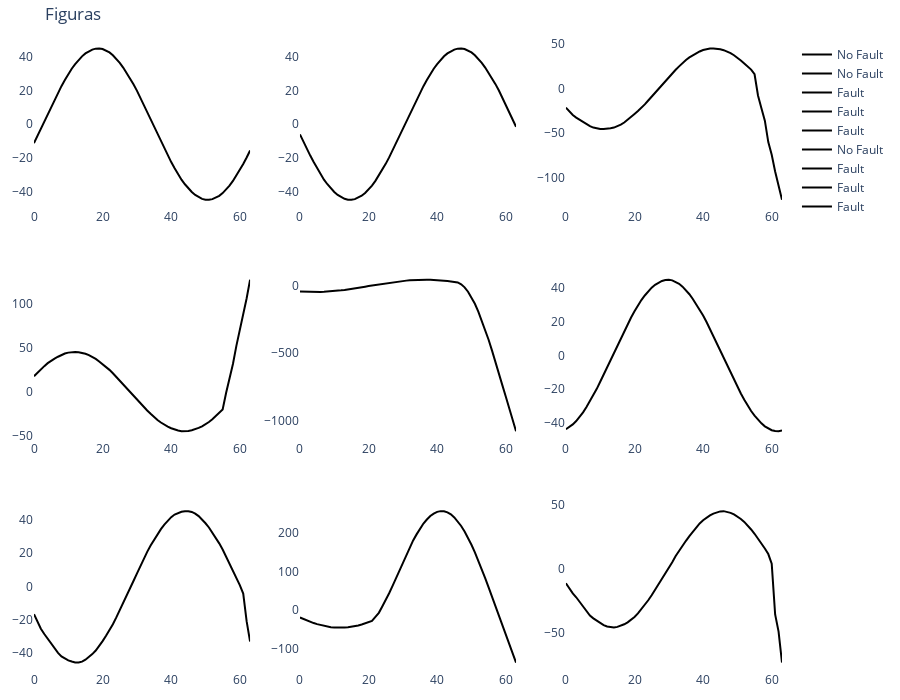

This figure's notebook cell:
### Markdown cell above
##### 6.2. Plotly Plot

### Code cell
from plotly.subplots import make_subplots
import plotly.graph_objects as go

fs = 960
dataset_plot = Form1Dataset(
    dataset_dir,
    signal_names=signal_names,
)
plot_dataloader = DataLoader(dataset_plot, batch_size=train_batch_size, shuffle=True)

dataiter = iter(plot_dataloader)
signals, labels = next(dataiter)
print(signals.shape)


x = model(signals[0:9].to(device))
# x = x.detach()

# Crear Matriz de confusión
df = confusion_matrix(x, labels[0:9])
print(type(df))
print(df)

# figure = plt.figure(figsize=(10, 10))
cols, rows = 3, 3
fig = make_subplots(rows=rows, cols=cols)

label_to_text = {
    "0": "No Fault",
    "1": "Fault",
}

for i in range(0, cols * rows):

    col = i % cols
    row = i // cols
    label = label_to_text[str(int(labels[i, 0].item()))]
    # win_idx = str(window_idx[i].item())
    # print(csv_name[i])
    fig.add_trace(
        go.Scatter(
            # name=f"{label} - {win_idx} - {csv_name[i]}",
            name=f"{label}",
            y=signals[i, :, 0],
            # y=signals[i, :, 1],
            marker_color="black",
        ),
        row=row + 1,
        col=col + 1,
    )

fig.update_layout(
    height=700,
    width=900,
    title_text="Figuras",
    margin={"b": 20, "t": 40, "l": 20, "r": 30},
    plot_bgcolor="rgba(0,0,0,0)",
    # paper_bgcolor="whitesmoke",
)
fig.show()

### Figure 1 — Plotly figure (JSON) as saved in the notebook; plotly's stock layout.template omitted (floating-point values rounded to 4 significant figures)
{"data": [{"marker": {"color": "black"}, "name": "No Fault", "type": "scatter", "xaxis": "x", "y": [-11.27, -7.071, -2.798, 1.524, 5.987, 10.47, 14.74, 18.75, 22.56, 26.24, 29.72, 32.93, 35.67, 38.15, 40.28, 42.02, 43.4, 44.3, 44.86, 44.99, 44.63, 43.83, 42.62, 40.91, 38.81, 36.42, 33.6, 30.52, 27.26, 23.76, 19.95, 15.69, 11.34, 7.042, 2.732, -1.582, -5.999, -10.41, -14.64, -18.65, -22.49, -26.23, -29.74, -32.95, -35.68, -38.12, -40.27, -42.03, -43.44, -44.34, -44.84, -44.93, -44.5, -43.71, -42.54, -40.9, -38.9, -36.52, -33.68, -30.5, -27.13, -23.6, -19.77, -15.6], "yaxis": "y"}, {"marker": {"color": "black"}, "name": "No Fault", "type": "scatter", "xaxis": "x2", "y": [-6.061, -10.46, -14.7, -18.67, -22.53, -26.27, -29.77, -33.0, -35.71, -38.18, -40.31, -42.07, -43.49, -44.39, -44.93, -44.99, -44.55, -43.74, -42.54, -40.89, -38.86, -36.53, -33.72, -30.56, -27.19, -23.61, -19.76, -15.55, -11.27, -7.071, -2.798, 1.524, 5.987, 10.47, 14.74, 18.75, 22.56, 26.24, 29.72, 32.93, 35.67, 38.15, 40.28, 42.02, 43.4, 44.3, 44.86, 44.99, 44.63, 43.83, 42.62, 40.91, 38.81, 36.42, 33.6, 30.52, 27.26, 23.76, 19.95, 15.69, 11.34, 7.042, 2.732, -1.582], "yaxis": "y2"}, {"marker": {"color": "black"}, "name": "Fault", "type": "scatter", "xaxis": "x3", "y": [-21.34, -25.86, -29.63, -32.53, -34.97, -37.46, -40.03, -42.13, -43.7, -44.71, -45.24, -45.36, -45.08, -44.56, -43.69, -42.29, -40.39, -38.01, -35.17, -31.82, -28.5, -25.2, -21.66, -17.69, -13.35, -8.988, -4.433, 0.1231, 4.591, 8.999, 13.18, 17.17, 21.04, 24.92, 28.75, 32.14, 34.95, 37.34, 39.58, 41.57, 43.17, 44.31, 44.9, 45.03, 44.67, 44.0, 43.05, 41.63, 39.73, 37.38, 34.7, 31.52, 28.24, 24.89, 21.25, 16.11, -7.71, -22.02, -35.97, -60.01, -74.28, -92.9, -107.9, -124.7], "yaxis": "y3"}, {"marker": {"color": "black"}, "name": "Fault", "type": "scatter", "xaxis": "x4", "y": [17.54, 21.61, 25.48, 29.07, 32.46, 35.28, 37.71, 39.77, 41.76, 43.45, 44.46, 45.02, 45.15, 44.93, 44.2, 43.11, 41.66, 39.64, 37.24, 34.41, 31.49, 28.35, 24.83, 20.96, 16.64, 12.4, 8.246, 4.082, -0.2498, -4.862, -9.531, -13.87, -17.69, -21.4, -25.19, -28.9, -32.28, -35.1, -37.62, -39.78, -41.57, -43.1, -44.25, -44.93, -45.01, -44.63, -43.9, -42.81, -41.28, -39.38, -37.24, -34.53, -31.34, -27.93, -24.42, -20.21, -1.569, 13.93, 31.57, 52.17, 69.97, 85.23, 106.4, 127.4], "yaxis": "y4"}, {"marker": {"color": "black"}, "name": "Fault", "type": "scatter", "xaxis": "x5", "y": [-41.22, -42.72, -43.94, -44.79, -45.4, -45.63, -45.19, -44.3, -42.91, -41.02, -38.71, -36.18, -33.4, -30.37, -27.22, -23.7, -19.61, -15.05, -10.42, -6.2, -2.009, 2.142, 6.473, 10.99, 15.35, 19.6, 23.43, 27.0, 30.33, 33.42, 36.22, 38.67, 40.82, 42.44, 43.65, 44.41, 44.82, 44.99, 44.55, 43.69, 42.34, 40.48, 38.35, 35.86, 33.05, 29.95, 25.4, 11.36, -11.05, -44.08, -86.17, -133.5, -191.7, -256.6, -323.6, -400.9, -481.5, -561.1, -650.1, -738.0, -822.1, -914.1, -1001.0, -1081.0], "yaxis": "y5"}, {"marker": {"color": "black"}, "name": "No Fault", "type": "scatter", "xaxis": "x6", "y": [-43.74, -42.54, -40.89, -38.86, -36.53, -33.72, -30.56, -27.19, -23.61, -19.76, -15.55, -11.27, -7.071, -2.798, 1.524, 5.987, 10.47, 14.74, 18.75, 22.56, 26.24, 29.72, 32.93, 35.67, 38.15, 40.28, 42.02, 43.4, 44.3, 44.86, 44.99, 44.63, 43.83, 42.62, 40.91, 38.81, 36.42, 33.6, 30.52, 27.26, 23.76, 19.95, 15.69, 11.34, 7.042, 2.732, -1.582, -5.999, -10.41, -14.64, -18.65, -22.49, -26.23, -29.74, -32.95, -35.68, -38.12, -40.27, -42.03, -43.44, -44.34, -44.84, -44.93, -44.5], "yaxis": "y6"}, {"marker": {"color": "black"}, "name": "Fault", "type": "scatter", "xaxis": "x7", "y": [-16.67, -21.25, -25.29, -28.51, -31.36, -34.21, -37.08, -39.79, -41.85, -43.3, -44.23, -44.96, -45.54, -45.57, -44.99, -43.83, -42.33, -40.5, -38.35, -35.84, -32.75, -29.5, -26.17, -22.65, -18.55, -13.98, -9.445, -5.137, -0.9357, 3.239, 7.622, 12.14, 16.54, 20.67, 24.46, 28.01, 31.3, 34.25, 36.91, 39.34, 41.41, 42.97, 44.01, 44.64, 45.01, 45.0, 44.53, 43.55, 42.04, 40.05, 37.76, 35.23, 32.25, 29.11, 25.73, 22.08, 18.01, 13.64, 9.369, 5.075, 0.7578, -4.289, -20.93, -32.96], "yaxis": "y7"}, {"marker": {"color": "black"}, "name": "Fault", "type": "scatter", "xaxis": "x8", "y": [-18.5, -22.46, -26.27, -29.79, -33.0, -35.68, -38.05, -40.23, -42.09, -43.56, -44.38, -44.82, -44.91, -44.48, -43.71, -42.6, -41.07, -39.05, -36.54, -33.57, -30.37, -27.35, -17.02, -6.532, 9.866, 25.22, 44.08, 62.93, 83.15, 104.0, 124.1, 144.1, 162.3, 180.4, 196.0, 210.6, 224.1, 234.4, 243.5, 249.7, 254.1, 256.0, 255.6, 252.7, 247.7, 239.8, 229.7, 217.7, 203.1, 187.1, 169.2, 149.6, 128.7, 106.5, 83.03, 59.11, 34.24, 9.194, -15.71, -41.01, -65.59, -89.6, -113.0, -135.0], "yaxis": "y8"}, {"marker": {"color": "black"}, "name": "Fault", "type": "scatter", "xaxis": "x9", "y": [-11.05, -15.54, -19.02, -22.04, -25.55, -29.49, -33.34, -36.31, -38.49, -40.37, -42.1, -43.77, -44.9, -45.51, -45.64, -45.18, -44.31, -43.12, -41.6, -39.73, -37.39, -34.66, -31.52, -28.11, -24.39, -20.44, -16.23, -11.99, -7.998, -3.795, 0.6534, 5.377, 10.16, 14.46, 18.4, 22.07, 25.7, 29.31, 32.7, 35.68, 38.13, 40.2, 41.87, 43.32, 44.41, 45.05, 45.25, 44.8, 43.92, 42.66, 41.02, 39.12, 36.83, 34.09, 30.93, 27.56, 24.05, 20.25, 16.07, 11.73, 4.199, -35.49, -48.87, -73.07], "yaxis": "y9"}], "layout": {"height": 700, "margin": {"b": 20, "l": 20, "r": 30, "t": 40}, "plot_bgcolor": "rgba(0,0,0,0)", "title": {"text": "Figuras"}, "width": 900, "xaxis": {"anchor": "y", "domain": [0, 0.2889]}, "xaxis2": {"anchor": "y2", "domain": [0.3556, 0.6444]}, "xaxis3": {"anchor": "y3", "domain": [0.7111, 1]}, "xaxis4": {"anchor": "y4", "domain": [0, 0.2889]}, "xaxis5": {"anchor": "y5", "domain": [0.3556, 0.6444]}, "xaxis6": {"anchor": "y6", "domain": [0.7111, 1]}, "xaxis7": {"anchor": "y7", "domain": [0, 0.2889]}, "xaxis8": {"anchor": "y8", "domain": [0.3556, 0.6444]}, "xaxis9": {"anchor": "y9", "domain": [0.7111, 1]}, "yaxis": {"anchor": "x", "domain": [0.7333, 1]}, "yaxis2": {"anchor": "x2", "domain": [0.7333, 1]}, "yaxis3": {"anchor": "x3", "domain": [0.7333, 1]}, "yaxis4": {"anchor": "x4", "domain": [0.3667, 0.6333]}, "yaxis5": {"anchor": "x5", "domain": [0.3667, 0.6333]}, "yaxis6": {"anchor": "x6", "domain": [0.3667, 0.6333]}, "yaxis7": {"anchor": "x7", "domain": [0, 0.2667]}, "yaxis8": {"anchor": "x8", "domain": [0, 0.2667]}, "yaxis9": {"anchor": "x9", "domain": [0, 0.2667]}}}
